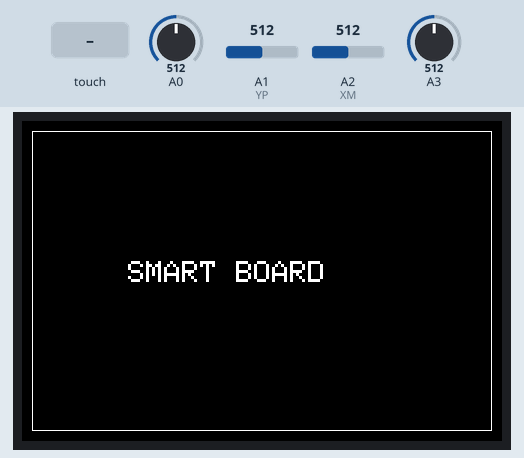
The sketch below on a simulated Arduino Mega 2560, built with avr-gcc and run on an emulated ATmega2560. Parts: 480×320 colour display. The test bench sets the inputs (shaded band); at power-on: A0 = 512, A1 (YP) = 512, A2 (XM) = 512, A3 = 512. What the sketch prints to the serial monitor is not drawn.

Above: at 0.4 s.
At 3.5 s:
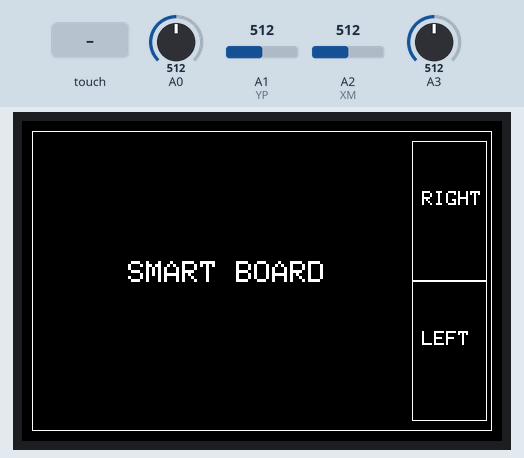
3.6 s: touch panel pressed at 13 % / 10 % of its raw x / y range
6.1 s: touch panel pressed at 62 % / 10 % of its raw x / y range
8.6 s: touch panel pressed at 13 % / 30 % of its raw x / y range
Timing chart, 0 to 11.6 s (numbered marks = the images above; inputs shaded):
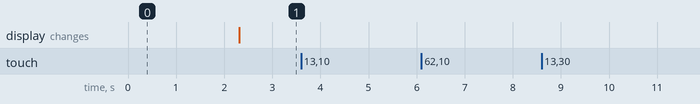

Measured:
- after the input at 3.6 s, every drawn part: stays the same
- after the input at 6.1 s, every drawn part: stays the same
- after the input at 8.6 s, every drawn part: stays the same

The sketch:

SmartMouse.ino
```cpp
#define PORTRAIT  0
#define LANDSCAPE 1

#define TOUCH_ORIENTATION  PORTRAIT
#define TITLE "TouchScreen.h GFX Calibration"

#include <Adafruit_GFX.h>
#include <MCUFRIEND_kbv.h>
MCUFRIEND_kbv tft;

// MCUFRIEND UNO shield shares pins with the TFT.
int XP = 6, YP = A1, XM = A2, YM = 7;  //most common configuration
#include "TouchScreen_kbv.h"         //my hacked version
TouchScreen_kbv ts(XP, YP, XM, YM, 300);   //re-initialised after diagnose
TSPoint_kbv tp;                            //global point

#define TFT_BLACK   ~0x0000
#define TFT_BLUE    ~0x001F
#define TFT_RED     ~0xF800
#define TFT_GREEN   ~0x07E0
#define TFT_CYAN    ~0x07FF
#define TFT_MAGENTA ~0xF81F
#define TFT_YELLOW  ~0xFFE0
#define TFT_WHITE   ~0xFFFF

#define HRES              480 /* Default screen resulution for X axis */
#define VRES              320 /* Default screen resulution for Y axis */
#define LINE_1_ADDR       50
#define LINE_2_ADDR       LINE_1_ADDR + 30
#define LINE_3_ADDR       LINE_2_ADDR + 30
#define LINE_4_ADDR       LINE_3_ADDR + 30
#define LINE_5_ADDR       LINE_4_ADDR + 30

void readResistiveTouch(void)
{   tp = ts.getPoint();
    pinMode(YP, OUTPUT);      //restore shared pins
    pinMode(XM, OUTPUT);
    digitalWrite(YP, HIGH);  //because TFT control pins
    digitalWrite(XM, HIGH);
}

bool ISPRESSED(void)
{   // .kbv this was too sensitive !!
    // now touch has to be stable for 50ms
    int count = 0;
    bool state, oldstate;
    while (count < 10) {
        readResistiveTouch();
        state = tp.z > 20;
        if (state == oldstate) count++;
        else count = 0;
        oldstate = state;
        delay(5);
    }
    return oldstate;
}

int dispx, dispy, text_y_center, swapxy;

boolean diagnose_pins()
{   int i, j, value, Apins[2], Dpins[2], Values[2], found = 0;
    for (i = A0; i < A5; i++) pinMode(i, INPUT_PULLUP);
    for (i = 2; i < 10; i++) pinMode(i, INPUT_PULLUP);
    for (i = A0; i < A4; i++)
    {   pinMode(i, INPUT_PULLUP);
        for (j = 5; j < 10; j++)
        { pinMode(j, OUTPUT);
          digitalWrite(j, LOW);
          value = analogRead(i);               // ignore first reading
          value = analogRead(i);
          if (value < 100 && value > 0)
          {   if (found < 2)
              { Apins[found] = i;
                Dpins[found] = j;
                Values[found] = value;
              }
              found++;
          }
          pinMode(j, INPUT_PULLUP);
        }
        pinMode(i, INPUT_PULLUP);
    }
    if (found == 2)
    {//   Serial.println(F("Diagnosing as:-"));
        int idx = Values[0] < Values[1];
        XM = Apins[!idx]; XP = Dpins[!idx]; YP = Apins[idx]; YM = Dpins[idx];
        ts = TouchScreen_kbv(XP, YP, XM, YM, 300);    //re-initialise with pins
        return true;                              //success
    }
    Serial.println(F("BROKEN TOUCHSCREEN"));
    return false;
}

void setup()
{   Serial.begin(9600);
    Serial1.begin(9600);
    bool ret = true;
    ret = diagnose_pins();
    uint16_t ID = tft.readID();
//    Serial.print("ID = 0x");
//    Serial.println(ID, HEX);
    tft.begin(ID);
    tft.setRotation(1);

    Basic_Slides(1," ",TFT_BLACK);
    Basic_Slides(4,"  SMART BOARD",TFT_BLACK);
    delay(2000);
    Mouse_Buttion();
}

void loop()
{  if(ISPRESSED() == true) calibrate(10, 10, 0);
}


#define Right_Button_X    390
#define Right_Button_Y    20
#define Right_Button_W    80
#define Right_Button_H    145

#define Left_Button_X     Right_Button_X
#define Left_Button_Y     160
#define Left_Button_W     Right_Button_W
#define Left_Button_H     Right_Button_H

void calibrate(int x, int y, int i)
{   readResistiveTouch();
    int temp = tp.x;
    tp.x = map(tp.y,960, 100,0,480);
    tp.y = map(temp,900,130 ,0,320);
//    Serial.println("X"+String(tp.x)+"Y"+String(tp.y)+"_");
    if(tp.x < Right_Button_X)
    { tp.x = map(tp.x,0,Right_Button_X,0,1024);
      tp.y = map(tp.y,0,320,0,768);
      Serial1.println("X"+String(tp.x)+"Y"+String(tp.y)+"_");
      Serial.println("X"+String(tp.x)+"Y"+String(tp.y)+"_");
    }
    else
    { if((tp.y > Right_Button_Y)&&(tp.y < (Right_Button_Y+Right_Button_H)))
      { Serial1.println("R");     delay(1000);
        Serial.println("R");
      }
      if((tp.y > Left_Button_Y)&&(tp.y < (Left_Button_Y+Left_Button_H)))
      { Serial1.println("L");     delay(1000);
        Serial.println("L");
      }
    }
}


void Mouse_Buttion(void)
{ tft.drawRect(Right_Button_X,Right_Button_Y,Right_Button_W - 5,Right_Button_H - 5,TFT_BLACK);
  tft.drawRect(Left_Button_X,Left_Button_Y,Left_Button_W - 5,Left_Button_H - 5,TFT_BLACK);

  tft.setTextSize(2);
  tft.setCursor (Right_Button_X + 10,Right_Button_Y+50);
  tft.print("RIGHT");
  tft.setCursor (Left_Button_X + 10,Left_Button_Y+50);
  tft.print("LEFT");
}


void Basic_Slides(char Line_num,String PrintData,int Color)
{ if(Line_num == 1)
  { tft.fillScreen(TFT_WHITE);
    tft.drawRect(10,10,HRES-20,VRES-20,TFT_BLACK);
  }
  tft.setTextColor(Color);
  tft.setTextSize(3);
  if(Line_num == 1) tft.setCursor (70,LINE_1_ADDR);
  if(Line_num == 2) tft.setCursor (70,LINE_2_ADDR);
  if(Line_num == 3) tft.setCursor (70,LINE_3_ADDR);
  if(Line_num == 4) tft.setCursor (70,LINE_4_ADDR);
  if(Line_num == 5) tft.setCursor (70,LINE_5_ADDR);

  tft.print(PrintData);
}
```
